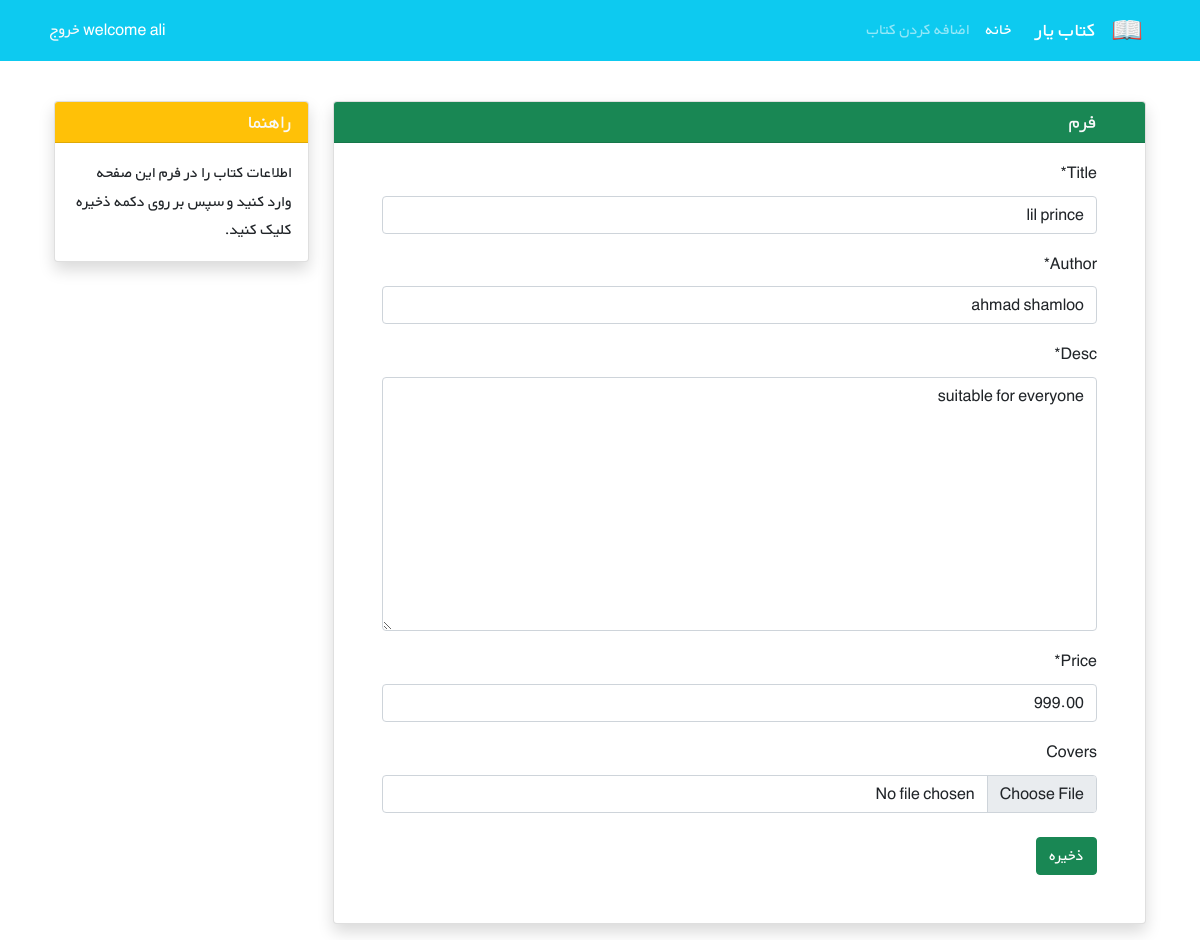
Page /books/1/update/ (signed in) on the committed database.
### accs/models.py (models this page shows)
class Customizeuser(AbstractUser):
    sen = models.PositiveIntegerField(null=True, blank=True)

### bookha/models.py (models this page shows, shortened)
class Book(models.Model):
    user = models.ForeignKey(get_user_model(), on_delete=models.CASCADE)
    title = models.CharField(max_length=200)
    author = models.CharField(max_length=200)
    desc = models.TextField()
    price = models.DecimalField(max_digits=5, decimal_places=2) # ta 5 ragham save kun ke 2 raghamesh ashaare
    covers = models.ImageField(upload_to='covers/', blank=True)  # pillow nasb shavad ghablesh va setting, urls/config modify shavand

### bookha/views.py (the view)
# urls.py: path('<int:pk>/update/', Updateview.as_view(), name='up_to_date'),
class Updateview(LoginRequiredMixin, generic.UpdateView):
    model = Book
    template_name = 'bookha/updating.html'
    fields = ['title', 'author', 'desc', 'price', 'covers']

### bookha/templates/bookha/updating.html (shortened to what this page needs)
{% extends '_base.html' %}
{% load crispy_forms_tags %}
{% block content %}
        <div class="container mt-4" dir="rtl">
        <div class="row">
            <div class="col-9">
                <div class="card shadow my-3">
                    <h5 class="card-header bg-success text-light px-5">فرم</h5>
                    <div class="px-5 pt-3 pb-5">
                        <form method="POST" enctype="multipart/form-data">
                            {{ form|crispy }}
                            <button type="submit" class="btn btn-success mt-2">ذخیره</button>
                        </form>
                    </div>
                </div>
            </div>
            <div class="col-3">
                <div class="card my-3 shadow">
                    <h5 class="card-header bg-warning text-light">راهنما</h5>
                    <div class="card-body">
                        <p class="card-text">
                            اطلاعات کتاب را در فرم این صفحه وارد کنید و سپس بر روی دکمه ذخیره کلیک کنید.
                        </p>
                    </div>
                </div>
            </div>
        </div>
    </div>
{% endblock %}

### templates/_base.html (shortened to what this page needs)
{% load static %}
<!DOCTYPE HTML PUBLIC "-//W3C//DTD HTML 4.01//EN" "http://www.w3.org/TR/html4/strict.dtd">
<html lang="en">
<head>
    <link href="https://cdn.jsdelivr.net/npm/bootstrap@5.1.3/dist/css/bootstrap.min.css" rel="stylesheet"
>
    <link rel="stylesheet" href="{% static 'css/style.css' %}">
</head>
<body>
<nav class="navbar navbar-expand-lg navbar-dark bg-info" dir="rtl">
    <div class="container">
        <a class="navbar-brand" href="#">
            <img src="{% static 'icons/book.png' %}" alt="" height="30"
                 class="d-inline-block align-text-top">
        </a>
        <a class="navbar-brand mx-3" href="{% url 'home' %}">کتاب یار</a>
        <div class="collapse navbar-collapse" id="navbarNavAltMarkup">
            <div class="navbar-nav">
                <a class="nav-link active" aria-current="page" href="{% url 'booklis' %}">خانه</a>
                <a class="nav-link" href="{% url 'create' %}">اضافه کردن کتاب</a>
            </div>
        </div>
        {% if user.is_authenticated %}
        <div class="mx-2 text-white">welcome {{ user.username }}  <a class="link-light text-decoration-none" href="{% url 'logout' %}">خروج</a>
        {% else %}
             <a class="link-light text-decoration-none" href="{% url 'login' %}">login here</a>
            <span> or </span>
            <a class="link-light text-decoration-none" href="{% url 'signup' %}">or signup</a>
        {% endif %}
        </div>
    </div>
</nav>
<div class="container">
    {% block content %}
    {% endblock %}
</div>
</body>
</html>

### static/css/style.css (style rules this page uses)
* { font-family: 'BYekan', sans-serif; line-height: 1.8rem; }

### rows in the picture
Customizeuser: username "ali"
Book: title "lil prince", author "ahmad shamloo", desc "suitable for everyone", price "999.00"
